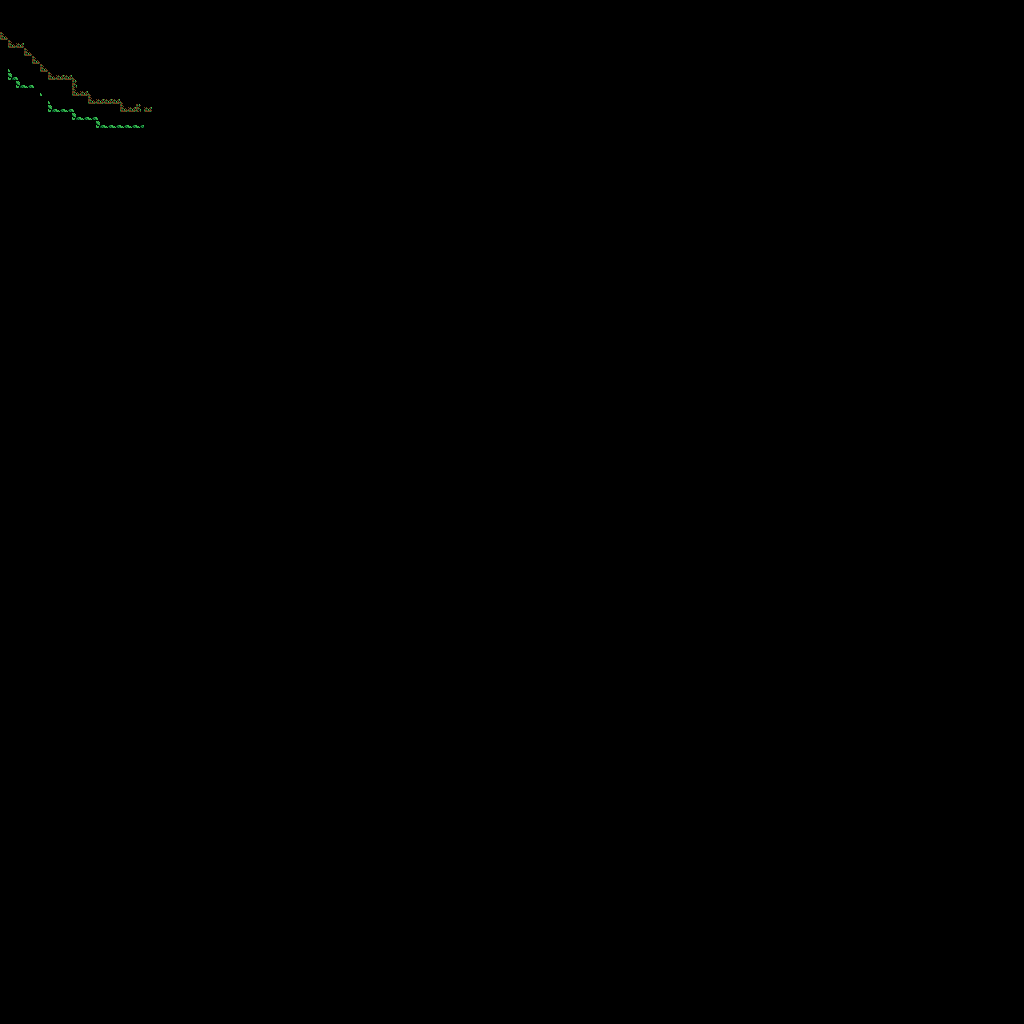

Rendered tile map (Tiled .tmx) drawn with the repository's tilesets; below, a short description and the map source with its tile grids summarised:
An orthogonal 128x128 tile map with 8x8 px tiles, 1 tile layer (Fringe Layer), 1 hidden layer not drawn.

<map version="1.5" tiledversion="1.7.2" orientation="orthogonal" renderorder="right-down" width="128" height="128" tilewidth="8" tileheight="8" infinite="0" nextlayerid="3" nextobjectid="1">
 <tileset firstgid="1" source="world-tiles.tsx" />
 <layer id="1" name="Base Layer" width="128" height="128" visible="0" locked="1">
  <data>[16384 cells, 359 non-empty, 4 distinct tile ids]</data>
 </layer>
 <layer id="2" name="Fringe Layer" width="128" height="128">
  <data>[16384 cells, 45 non-empty, 7 distinct tile ids]</data>
 </layer>
</map>
